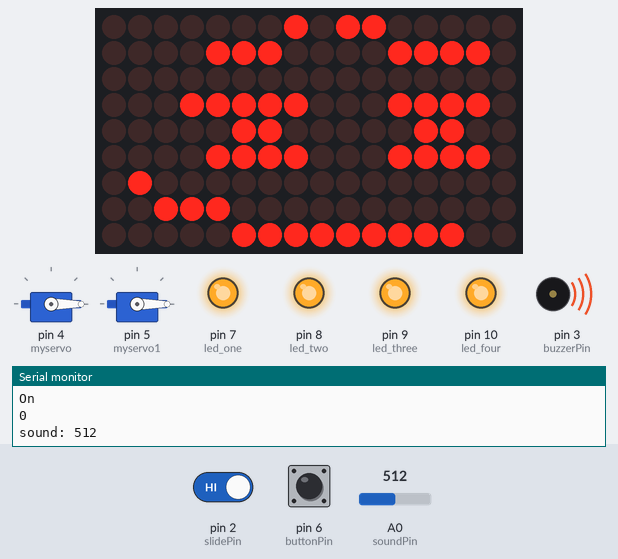
Simulated run of this sketch. Board: Arduino Uno, built with avr-gcc and run on an emulated ATmega328P. Parts: 2 × servo, 16×9 LED matrix, output pins drawn as LEDs (lit = HIGH), buzzer (waves = sounding), the last lines printed to the serial monitor. The test bench sets the inputs (shaded band); at power-on: pin 2 (slidePin) HIGH, pin 6 (buttonPin) LOW, A0 (soundPin) = 512.

Above: at 3.6 s.
At 5.0 s:
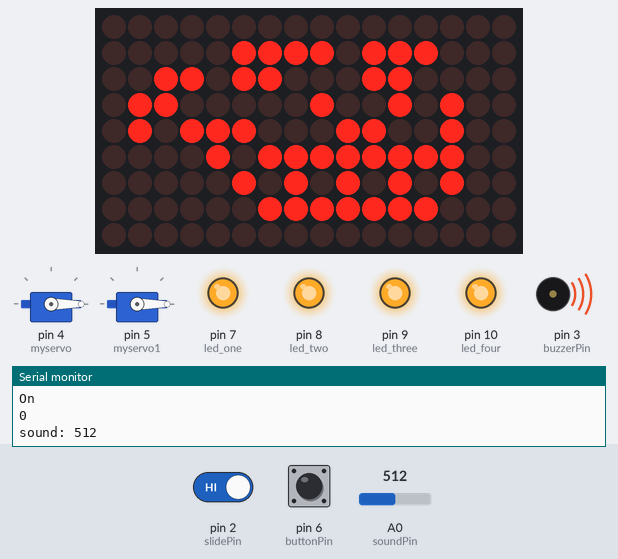
5.1 s: pin 2 (slidePin) driven LOW
At 7.4 s:
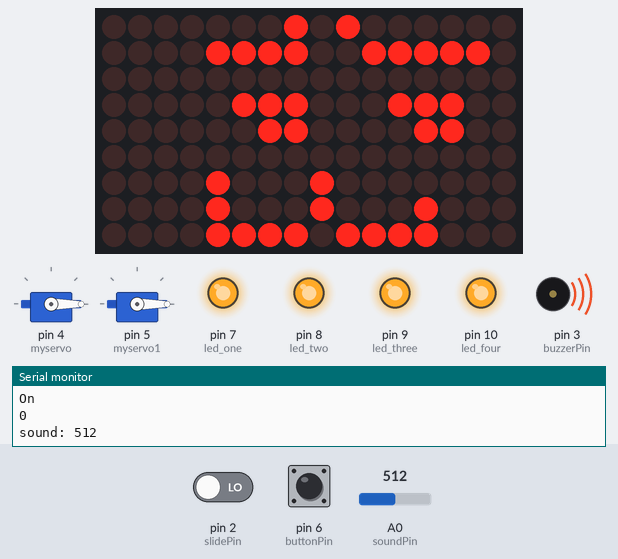
At 10.8 s:
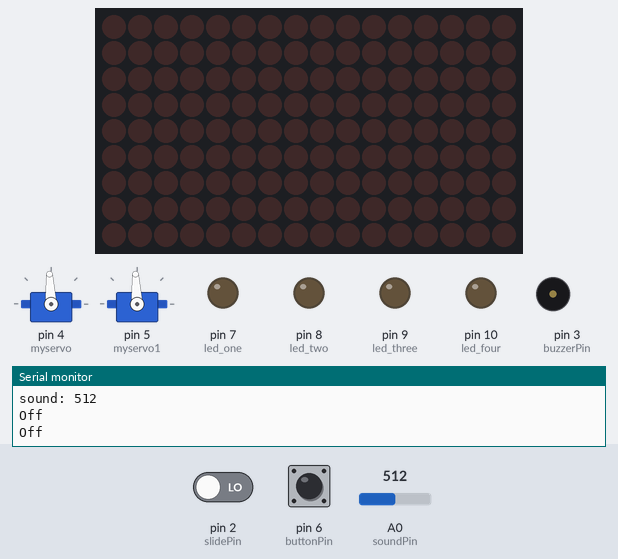
Timing chart, 0 to 12.3 s (numbered marks = the images above; inputs shaded):
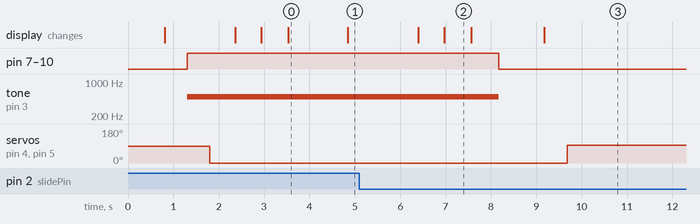

Measured:
- after the input at 5.1 s, pin 7 (led_one), pin 8 (led_two), pin 9 (led_three), pin 10 (led_four): HIGH → LOW after 3.1 s; tone on pin 3 (buzzerPin): 500 Hz → silent after 3.1 s; servo on pin 4 (myservo), servo on pin 5 (myservo1): 0° → 93° after 4.6 s
- what the display in image 0 shows lasts 1.3 s, from 3.5 s to 4.8 s
- what the display in image 2 shows lasts 0.6 s, from 7.0 s to 7.6 s

The sketch:

Mettaton_FINAL_PROJECT.ino
```cpp
#include <Servo.h>
#include <Wire.h>
#include <Adafruit_GFX.h>
#include <Adafruit_IS31FL3731.h>

// create and instance of the matrix library
Adafruit_IS31FL3731 matrix = Adafruit_IS31FL3731();

//Servos
Servo myservo;
Servo myservo1;

//Pins
const int buzzerPin = 3;
const int soundPin = A0;
const int slidePin = 2;
const int buttonPin = 6;

const int led_one = 7;
const int led_two = 8;
const int led_three = 9;
const int led_four = 10;

//Value Variables
const int threshold = 510;
int soundVal;
int slideVal;
int buttonVal;

void setup() {
  // INPUTS
  pinMode(soundPin, INPUT);
  pinMode(slidePin, INPUT);
  pinMode(buttonPin, INPUT);

  //OUTPUTS
  pinMode(buzzerPin, OUTPUT);
  pinMode(led_one, OUTPUT);
  pinMode(led_two, OUTPUT);
  pinMode(led_three, OUTPUT);
  pinMode(led_four, OUTPUT);

  //Servos
  myservo.attach(4);
  myservo1.attach(5);

  //Serial Begin
  Serial.begin(9600);
    if (!matrix.begin()) {
      Serial.println("IS31 not found");
      while (1)
      ;
  }
  Serial.println("let's gooooooo");

}

void loop() {
  // First read value of slide switch
  slideVal = digitalRead(slidePin);
  if (slideVal == 0){
    Serial.println("Off");
    delay(100);
  }else{
    Serial.println("On");
    delay(100);
  }

  //if the slide switch equals 1, then the "power" is on
  if (slideVal == 1){
    //read button value
    buttonVal = digitalRead(buttonPin);
    Serial.println(buttonVal);
    delay(100);

    //read sound sensor value
    soundVal = analogRead(soundPin);
    Serial.print("sound: ");
    Serial.println(soundVal);
    delay(500);

    //if the sound sensor is above the threshold or the button is pressed, then activate these components.
    if (soundVal >= threshold || buttonVal == 1){
      //LED Matrix
      //First Animation Frame
      matrix.clear();
      matrix.drawPixel(1,3,255);
      matrix.drawPixel(1,4,255);
      matrix.drawPixel(2,2,255);
      matrix.drawPixel(2,3,255);
      matrix.drawPixel(3,2,255);
      matrix.drawPixel(3,4,255);
      matrix.drawPixel(4,4,255);
      matrix.drawPixel(4,5,255);
      matrix.drawPixel(5,1,255);
      matrix.drawPixel(5,2,255);
      matrix.drawPixel(5,4,255);
      matrix.drawPixel(5,6,255);
      matrix.drawPixel(6,1,255);
      matrix.drawPixel(6,2,255);
      matrix.drawPixel(6,5,255);
      matrix.drawPixel(6,7,255);
      matrix.drawPixel(7,1,255);
      matrix.drawPixel(7,5,255);
      matrix.drawPixel(7,6,255);
      matrix.drawPixel(7,7,255);
      matrix.drawPixel(8,1,255);
      matrix.drawPixel(8,3,255);
      matrix.drawPixel(8,5,255);
      matrix.drawPixel(8,7,255);
      matrix.drawPixel(9,4,255);
      matrix.drawPixel(9,5,255);
      matrix.drawPixel(9,6,255);
      matrix.drawPixel(9,7,255);
      matrix.drawPixel(10,1,255);
      matrix.drawPixel(10,2,255);
      matrix.drawPixel(10,4,255);
      matrix.drawPixel(10,5,255);
      matrix.drawPixel(10,7,255);
      matrix.drawPixel(11,1,255);
      matrix.drawPixel(11,2,255);
      matrix.drawPixel(11,3,255);
      matrix.drawPixel(11,5,255);
      matrix.drawPixel(11,6,255);
      matrix.drawPixel(11,7,255);
      matrix.drawPixel(12,1,255);
      matrix.drawPixel(12,5,255);
      matrix.drawPixel(12,7,255);
      matrix.drawPixel(13,3,255);
      matrix.drawPixel(13,4,255);
      matrix.drawPixel(13,5,255);
      matrix.drawPixel(13,6,255);
      delay(500);

      //Turn on LEDS
      digitalWrite(led_one, HIGH);
      digitalWrite(led_two, HIGH);
      digitalWrite(led_three, HIGH);
      digitalWrite(led_four, HIGH);

      //Turn on Piezo Buzzer
      tone(buzzerPin, 500);
      delay(500);

      //Turn on Servos
      myservo.write(soundVal);
      myservo1.write(soundVal);
      delay(500);

      //Second Animation Frame
      matrix.clear();
      matrix.drawPixel(4,6,255);
      matrix.drawPixel(4,7,255);
      matrix.drawPixel(4,8,255);
      matrix.drawPixel(5,3,255);
      matrix.drawPixel(5,8,255);
      matrix.drawPixel(6,3,255);
      matrix.drawPixel(6,4,255);
      matrix.drawPixel(6,8,255);
      matrix.drawPixel(7,3,255);
      matrix.drawPixel(7,4,255);
      matrix.drawPixel(7,8,255);
      matrix.drawPixel(8,6,255);
      matrix.drawPixel(8,7,255);
      matrix.drawPixel(9,8,255);
      matrix.drawPixel(10,8,255);
      matrix.drawPixel(11,3,255);
      matrix.drawPixel(11,8,255);
      matrix.drawPixel(12,3,255);
      matrix.drawPixel(12,4,255);
      matrix.drawPixel(12,7,255);
      matrix.drawPixel(12,8,255);
      matrix.drawPixel(13,3,255);
      matrix.drawPixel(13,4,255);
      delay(500);

      //Third Animation Frame
      matrix.clear();
      matrix.drawPixel(4,1,255);
      matrix.drawPixel(4,6,255);
      matrix.drawPixel(4,7,255);
      matrix.drawPixel(4,8,255);
      matrix.drawPixel(5,1,255);
      matrix.drawPixel(5,3,255);
      matrix.drawPixel(5,8,255);
      matrix.drawPixel(6,1,255);
      matrix.drawPixel(6,3,255);
      matrix.drawPixel(6,4,255);
      matrix.drawPixel(6,8,255);
      matrix.drawPixel(7,0,255);
      matrix.drawPixel(7,1,255);
      matrix.drawPixel(7,3,255);
      matrix.drawPixel(7,4,255);
      matrix.drawPixel(7,8,255);
      matrix.drawPixel(8,6,255);
      matrix.drawPixel(8,7,255);
      matrix.drawPixel(9,0,255);
      matrix.drawPixel(9,8,255);
      matrix.drawPixel(10,1,255);
      matrix.drawPixel(10,8,255);
      matrix.drawPixel(11,1,255);
      matrix.drawPixel(11,3,255);
      matrix.drawPixel(11,8,255);
      matrix.drawPixel(12,1,255);
      matrix.drawPixel(12,3,255);
      matrix.drawPixel(12,4,255);
      matrix.drawPixel(12,7,255);
      matrix.drawPixel(12,8,255);
      matrix.drawPixel(13,1,255);
      matrix.drawPixel(13,3,255);
      matrix.drawPixel(13,4,255);
      matrix.drawPixel(14,1,255);
      delay(500);

      //Fourth Animation Frame
      matrix.clear();
      matrix.drawPixel(1,6,255);
      matrix.drawPixel(2,7,255);
      matrix.drawPixel(3,3,255);
      matrix.drawPixel(3,7,255);
      matrix.drawPixel(4,1,255);
      matrix.drawPixel(4,3,255);
      matrix.drawPixel(4,5,255);
      matrix.drawPixel(4,7,255);
      matrix.drawPixel(5,1,255);
      matrix.drawPixel(5,3,255);
      matrix.drawPixel(5,4,255);
      matrix.drawPixel(5,5,255);
      matrix.drawPixel(5,8,255);
      matrix.drawPixel(6,1,255);
      matrix.drawPixel(6,3,255);
      matrix.drawPixel(6,4,255);
      matrix.drawPixel(6,5,255);
      matrix.drawPixel(6,8,255);
      matrix.drawPixel(7,0,255);
      matrix.drawPixel(7,3,255);
      matrix.drawPixel(7,5,255);
      matrix.drawPixel(7,8,255);
      matrix.drawPixel(8,8,255);
      matrix.drawPixel(9,0,255);
      matrix.drawPixel(9,8,255);
      matrix.drawPixel(10,0,255);
      matrix.drawPixel(10,8,255);
      matrix.drawPixel(11,1,255);
      matrix.drawPixel(11,3,255);
      matrix.drawPixel(11,5,255);
      matrix.drawPixel(11,8,255);
      matrix.drawPixel(12,1,255);
      matrix.drawPixel(12,3,255);
      matrix.drawPixel(12,4,255);
      matrix.drawPixel(12,5,255);
      matrix.drawPixel(12,8,255);
      matrix.drawPixel(13,1,255);
      matrix.drawPixel(13,3,255);
      matrix.drawPixel(13,4,255);
      matrix.drawPixel(13,5,255);
      matrix.drawPixel(13,8,255);
      matrix.drawPixel(14,1,255);
      matrix.drawPixel(14,3,255);
      matrix.drawPixel(14,5,255);
      delay(500);

    }
    else{//if the sound sensor does not detect above threshold or the button is not pressed
      //Turn off LEDS
      digitalWrite(led_one, LOW);
      digitalWrite(led_two, LOW);
      digitalWrite(led_three, LOW);
      digitalWrite(led_four, LOW);

      //Turn off Piezo Buzzer
      noTone(buzzerPin);
      delay(1000);

      //Clears LED Matrix
      matrix.clear();
      delay(500);

      //Resets Servos to original position and stops moving
      myservo.writeMicroseconds(1500);
      myservo1.writeMicroseconds(1500);
      delay(500);
    }
  }
  else{//if the switch is 0, the "power" is off.
    //The LEDS are off
    digitalWrite(led_one, LOW);
    digitalWrite(led_two, LOW);
    digitalWrite(led_three, LOW);
    digitalWrite(led_four, LOW);

    //Piezo Buzzer is off
    noTone(buzzerPin);
    delay(1000);

    //LED Matrix is off
    matrix.clear();
    delay(500);

    //Servos stopped
    myservo.writeMicroseconds(1500);
    myservo1.writeMicroseconds(1500);
    delay(500);
  }

}
```
